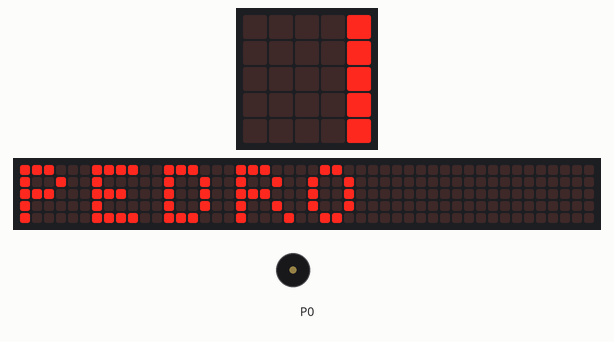
This program was run on a simulated BBC micro:bit (MakeCode). Shown: the board's 5×5 LED display, a strip that is not on the board, showing the scrolling text unrolled, buzzer (waves = sounding). The 48×5 strip is a reading aid, not a part: it shows the text the display is scrolling, unrolled, one strip-width of it at a time.

Above: at 0.22 s.
At 2.62 s:
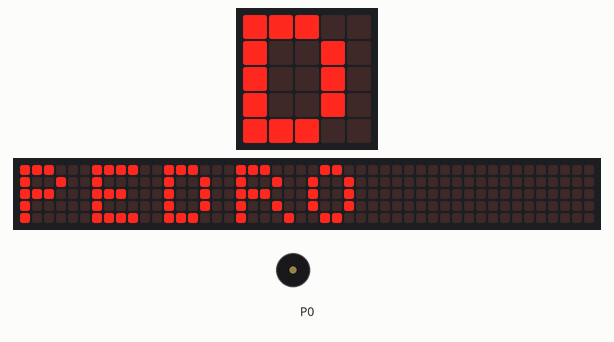
At 5.17 s:
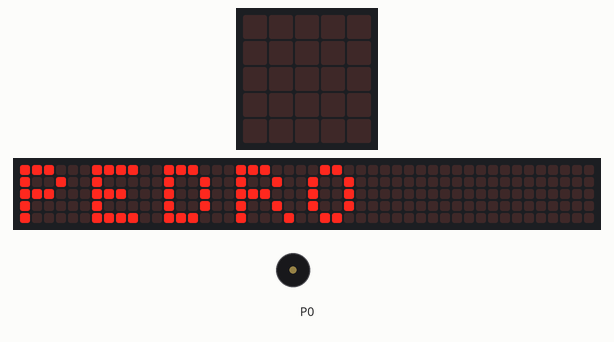
At 9.0 s:
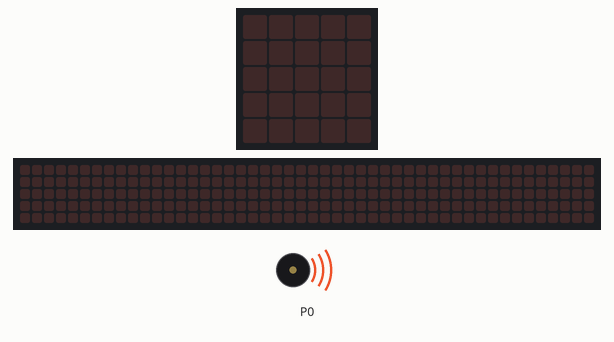
Timing chart, 0 to 39.3 s (numbered marks = the images above):
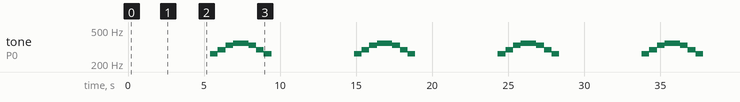

The program:

main.ts
```typescript
basic.forever(function () {
    basic.showString("PEDRO")
    music.play(music.stringPlayable("C D E F F E D C ", 120), music.PlaybackMode.UntilDone)
})
```

test.ts
```typescript
// aquí va el archivo "tests"; esto no se compilará cuando este paquete se utilice como una extensión.
```

Measured:
- by itself, tone on P0: repeats every 9.5 s: 294 Hz 0.51 s, 330 Hz 0.51 s, 349 Hz 1.0 s, 330 Hz 0.51 s, 294 Hz 0.51 s, 262 Hz 0.50 s, silent 5.4 s, 262 Hz 0.51 s
- what the display in image 2 shows lasts 0.4 s, from 5.0 s to 5.4 s
